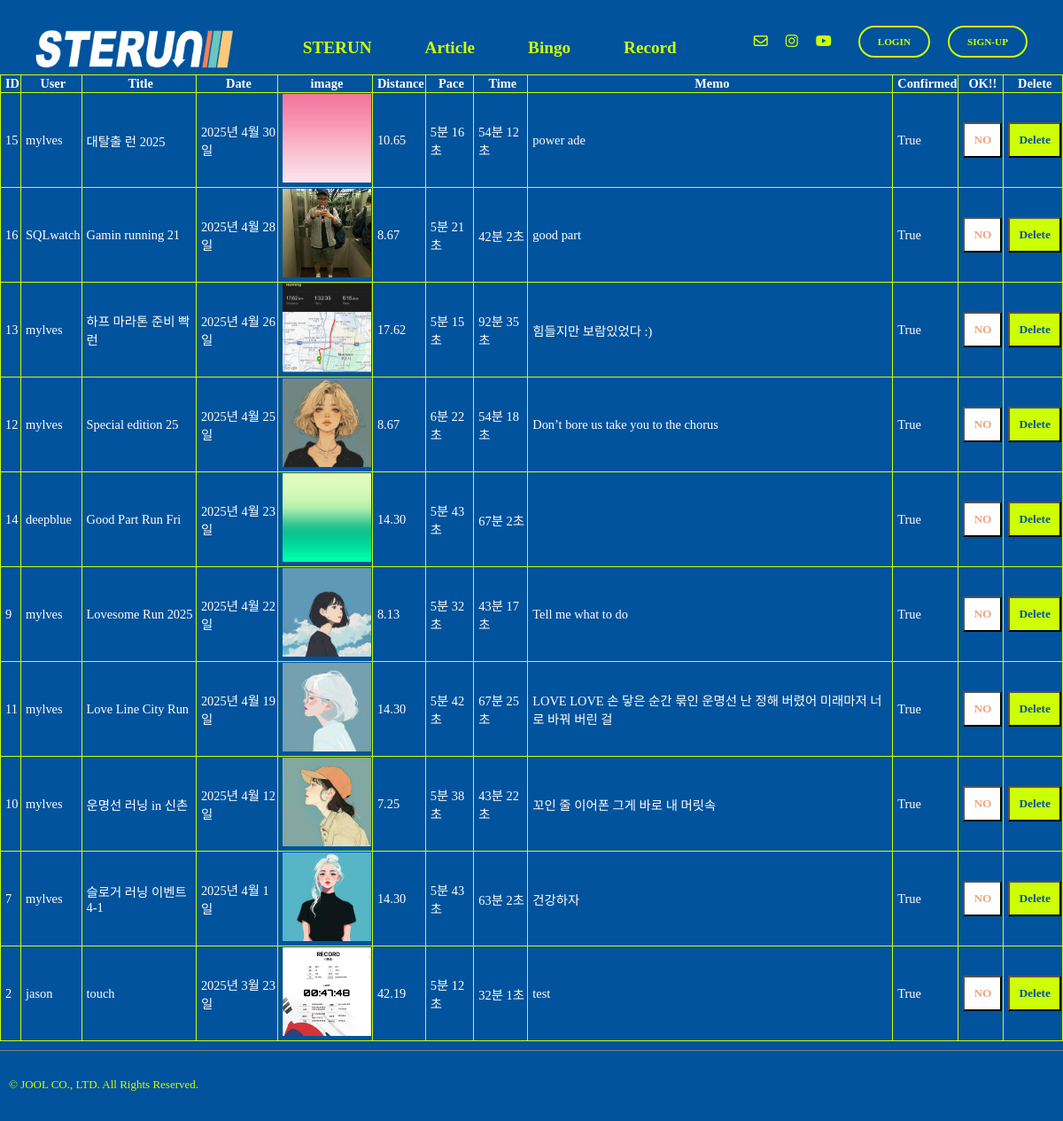
Page /runres/recordCheck/ on the committed database.
### record/models.py (models this page shows, shortened)
class Record(models.Model):
    record_id = models.AutoField(primary_key=True)
    title = models.CharField(max_length=50)
    user = models.ForeignKey(settings.AUTH_USER_MODEL,on_delete=models.CASCADE)
    record_date = models.DateField(blank=True, null=True)
    image = ResizedImageField(size=[500,500], upload_to="record", blank=False)
    distance = models.DecimalField(max_digits=6, decimal_places=2, blank=False, null=False)
    pace_m = models.IntegerField(null=True, blank=True)
    pace_s = models.IntegerField(null=True, blank=True)
    time_m = models.IntegerField(null=True, blank=True)
    time_s = models.IntegerField(null=True, blank=True)
    desc = models.TextField(blank=True)
    confirmed = models.BooleanField(default=False)

### record/views.py (the view)
# urls.py: path('recordCheck/', views.recordCheck, name="recordCheck"),
def recordCheck(request):
    record = Record.objects.order_by('-record_date')
    return render(request,"record_check.html", {"record":record})

### templates/record_check.html (shortened to what this page needs)
{% extends "base.html" %}
{% load static %}
{% block content %}
  <table class="record-check-table">
    <thead>
      <tr>
        <th>ID</th>
        <th>User</th>
        <th>Title</th>
        <th>Date</th>
        <th>image</th>
        <th>Distance</th>
        <th>Pace</th>
        <th>Time</th>
        <th>Memo</th>
        <th>Confirmed</th>
        <th>OK!!</th>
        <th>Delete</th>
      </tr>
    </thead>
    {% for data in record %}
      <tbody>
        <tr>
          <td>{{ data.record_id }}</td>
          <td>{{ data.user }}</td>
          <td>{{ data.title }}</td>
          <td>{{ data.record_date }}</td>
          <td>
            <a href="{{ data.image.url }}" target="_blank">
              <img src="/media/{{ data.image }}" alt="logo-top" height="100px" width="100px">
            </a>
          </td>
          <td>{{ data.distance }}</td>
          <td>{{ data.pace_m }}분
            {{ data.pace_s }}초</td>
          <td>{{ data.time_m }}분
            {{ data.time_s }}초</td>
          <td>{{ data.desc }}</td>
          <td>{{ data.confirmed }}</td>
          <td>
            {% if data.confirmed == False %}
              <form action="{% url 'runres:recordConfirm' data.record_id %}" method="post">
                {% csrf_token %}
                <button type="submit" class="yes-btn">OK</button>
              </form>
            {% else %}
              <form action="{% url 'runres:recordReject' data.record_id %}" method="post">
                <button type="submit" class="no-btn">NO</button>
              </form>
            {% endif %}
          </td>
          <td>
            <form action="{% url 'runres:recordDelete' data.record_id %}" method="post">
              <button type="submit" class="yes-btn">Delete</button>
            </form>
          </td>
        </tr>
      </tbody>
    {% endfor %}
  </table>
{% endblock content %}

### static/css/joolmag.css (style rules this page uses)
:root { --j-pink: #EEA47F; --blue: #1e90ff; --white: #ffffff; --black: black; --jblue: #00539C; --jlightgreen: #CDFF06; }
* { font-family: 'NanumSquareNeo'; }
a { text-decoration-line: none; color: var(--text-color); }
img { object-fit: cover; }
button { cursor: pointer; position: relative; }
.mainbg { background-color:var(--jblue); margin: 0; padding: 0; overflow-y:auto; overflow-x: auto; }
.record-check-table { color:var(--white); font-size: 0.9rem; width: 100%; border: 1px solid var(--jlightgreen); border-collapse: collapse; }
th, td { border: 1px solid var(--jlightgreen); border-collapse: collapse; padding-left: 5px; }
.yes-btn { color:var(--jblue); background-color: var(--jlightgreen); font-weight: 700; padding: 10px 10px 10px 10px; }
.no-btn { color:var(--j-pink); background-color: var(--white); font-weight: 700; padding: 10px 10px 10px 10px; }

### static/css/article.css (style rules this page uses)
:root { --j-pink: #EEA47F; --blue: #1e90ff; --white: #ffffff; --black: black; --jblue: #00539C; --jlightgreen: #CDFF06; }

### rows in the picture
Record: record_id "15", user "mylves", title "대탈출 런 2025", record_date "2025년 4월 30일", image (picture), distance "10.65", pace_m "5", pace_s "16", time_m "54", time_s "12", desc "power ade", confirmed "True", shows "NO"
Record: record_id "16", user "SQLwatch", title "Gamin running 21", record_date "2025년 4월 28일", image (picture), distance "8.67", pace_m "5", pace_s "21", time_m "42", time_s "2", desc "good part", confirmed "True", shows "NO"
Record: record_id "13", user "mylves", title "하프 마라톤 준비 빡런", record_date "2025년 4월 26일", image (picture), distance "17.62", pace_m "5", pace_s "15", time_m "92", time_s "35", desc "힘들지만 보람있었다 :)", confirmed "True", shows "NO"
Record: record_id "12", user "mylves", title "Special edition 25", record_date "2025년 4월 25일", image (picture), distance "8.67", pace_m "6", pace_s "22", time_m "54", time_s "18", desc "Don’t bore us take you to the chorus", confirmed "True", shows "NO"
Record: record_id "14", user "deepblue", title "Good Part Run Fri", record_date "2025년 4월 23일", image (picture), distance "14.30", pace_m "5", pace_s "43", time_m "67", time_s "2", confirmed "True", shows "NO"
Record: record_id "9", user "mylves", title "Lovesome Run 2025", record_date "2025년 4월 22일", image (picture), distance "8.13", pace_m "5", pace_s "32", time_m "43", time_s "17", desc "Tell me what to do", confirmed "True", shows "NO"
Record: record_id "11", user "mylves", title "Love Line City Run", record_date "2025년 4월 19일", image (picture), distance "14.30", pace_m "5", pace_s "42", time_m "67", time_s "25", desc "LOVE LOVE 손 닿은 순간 묶인 운명선 난 정해 버렸어 미래마저 너로 바꿔 버린 걸", confirmed "True", shows "NO"
Record: record_id "10", user "mylves", title "운명선 러닝 in 신촌", record_date "2025년 4월 12일", image (picture), distance "7.25", pace_m "5", pace_s "38", time_m "43", time_s "22", desc "꼬인 줄 이어폰 그게 바로 내 머릿속", confirmed "True", shows "NO"
Record: record_id "7", user "mylves", title "슬로거 러닝 이벤트 4-1", record_date "2025년 4월 1일", image (picture), distance "14.30", pace_m "5", pace_s "43", time_m "63", time_s "2", desc "건강하자", confirmed "True", shows "NO"
Record: record_id "2", user "jason", title "touch", record_date "2025년 3월 23일", image (picture), distance "42.19", pace_m "5", pace_s "12", time_m "32", time_s "1", desc "test", confirmed "True", shows "NO"
